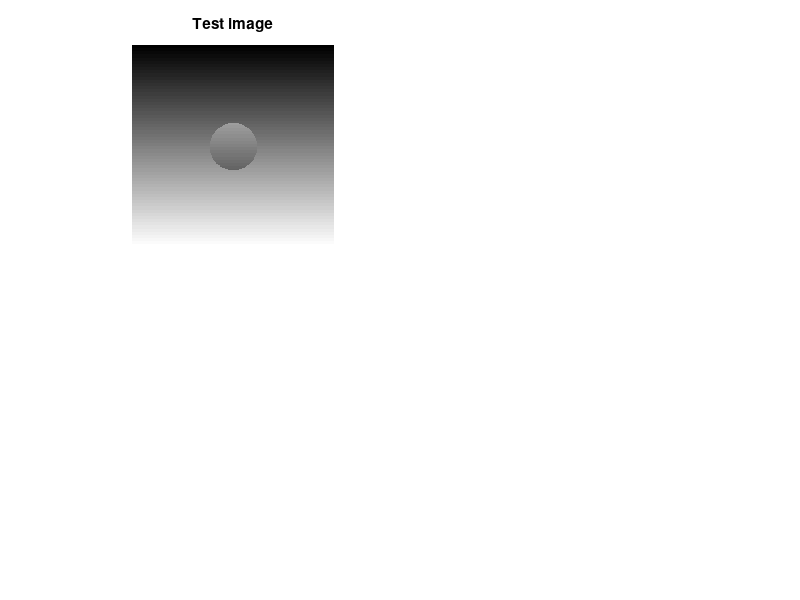

Write MATLAB code to recreate this figure. (Note: this script raises an error after producing the figure.)
% DEMO - Chamfer matching
% 
% Written by: Patrik Malm 2011-11-17

close all

%% Create a test image
x = -128:127;
[y,x] = ndgrid(x,x);
m = (x.^2+y.^2)<(30.^2);
a = y;
a(m) = -a(m);
%a = a + randn(256,256)*10; % optionally add noise...
a = a-min(a(:));
a = a*(255/max(a(:)));

figure;
subplot(2,2,1)
imshow(a,[]);
title('Test image')

%% Generate the edge image using Canny

t1 = 0.1;
t2 = 0.2;
sigma = 0.8;

a_edge = edge(a,'canny',[t1 t2],sigma);

subplot(2,2,2)
imshow(a_edge,[]);
title('Canny result from test image')

%% Translate the edge image to get a floating image that is offset 

% Of course you don't need to do this later

floating = a_edge - a_edge;
floating(60:end,60:end) = a_edge(1:end-60+1,1:end-60+1);

subplot(2,2,3)
imshow(floating,[]);
title('Floating image')

%% Calculate the distance transform of the original edge image (the base)

base = bwdist(a_edge,'euclidean');

subplot(2,2,4)
imshow(base,[]);
title('Base image')

%% Specify the directions that will be used for 

step = 3;

translation_directions = [-0    -step; 
                          -step  0       ;
                           0     step; 
                           step  0      ];
                       
%% Now pad the images to make room to manouver

base = padarray(base,size(base),max(base(:)));
floating = padarray(floating,size(floating),0);

%% Finally do the chamermatching

last_score = inf; % Keep track of last positional score
stop = false; % Stop criterion
backwards = 0; % The direction which we came from
accumulated_scores = []; % For plotting reasons
counter = 1;

while ~stop
    
    tmp_image = floating; % Start with the current position
    scores = zeros(size(translation_directions,1),1); % To save the scores
    
    for i = 1 : size(translation_directions,1) 
        % Translate the image
        tmp_image = circshift(floating,translation_directions(i,:));
        % Calculate the score of the translation
        scores(i)=sum(base(logical(tmp_image)));      
    end
    
    % Get the best score
    [best_score,dir]=min(scores);
    
    % Now see if we fulfil the stop criteria. Else continue
    
    if best_score > last_score || dir == backwards
        stop = true;
        accumulated_scores(end+1) = best_score; %#ok
    else       
        floating = imtranslate(floating,translation_directions(dir,1),translation_directions(dir,2));
        backwards = mod(dir+1,4)+1;
        last_score = best_score;
        accumulated_scores(end+1) = best_score; %#ok
    end
    
    figure(2)
    imshow(edgeRGBoverlay(base,floating,'red'),[])
    title(['Floating image position for iteration ' num2str(counter)])

    counter = counter + 1;
end

figure;
plot(accumulated_scores,'r');
title('Positional scores')
ylabel('Scores')
xlabel('Iterations')